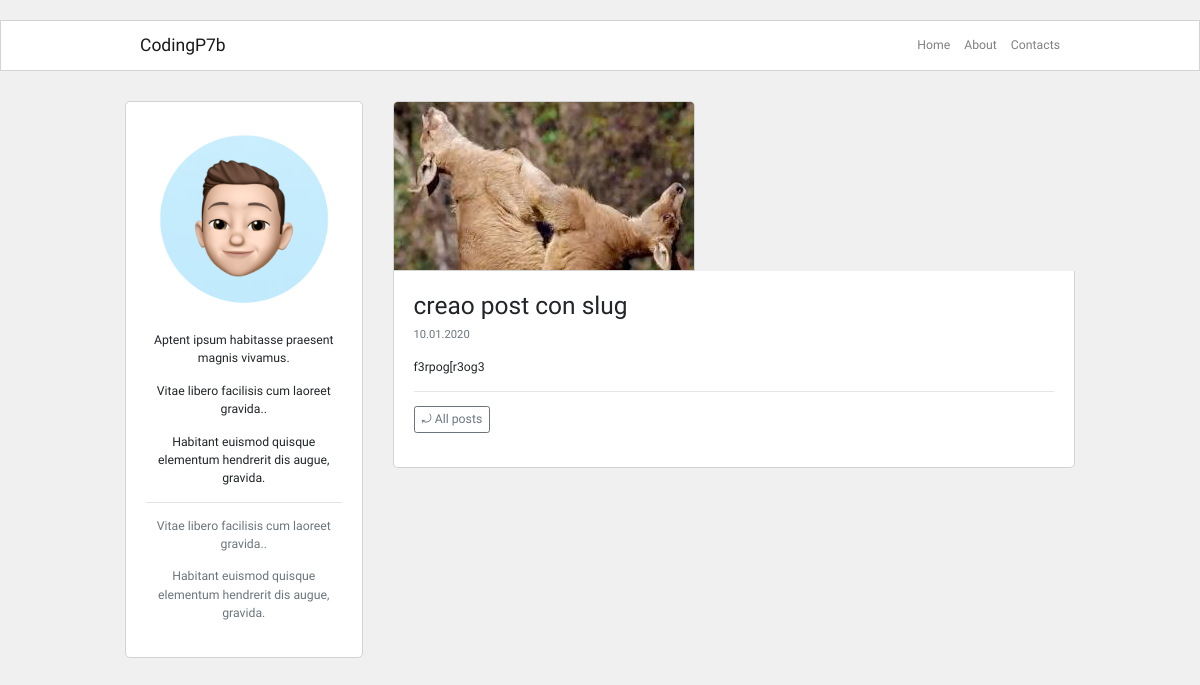
The app's page /posts/creao-post-con-slug-rvs3ou, older data.
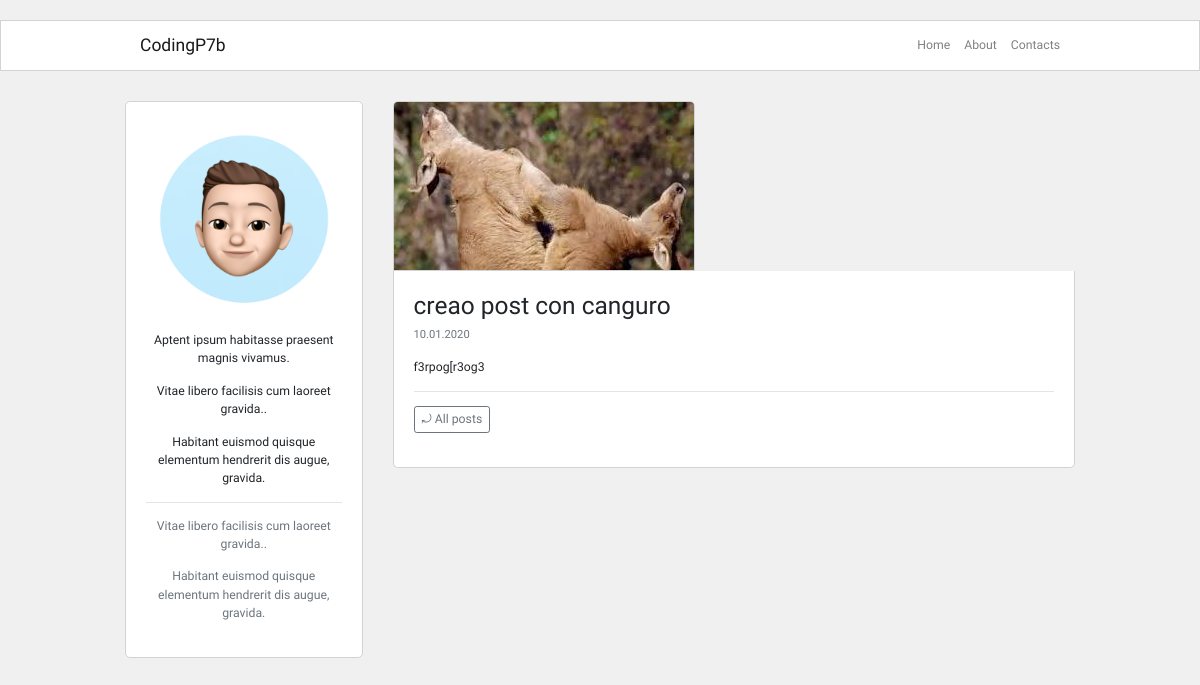
The same page, newer data.
### blog/models.py (models this page shows, shortened)
class Post(db.Model):
    id = db.Column(db.Integer, primary_key=True)
    user_id = db.Column(db.Integer, db.ForeignKey('user.id'), nullable=False)
    created_at = db.Column(db.DateTime, default=datetime.now)
    title = db.Column(db.String(120), nullable=False)
    description = db.Column(db.String(240))
    body = db.Column(db.Text(), nullable=False) # no string limits
    slug = db.Column(db.String(250))
    image = db.Column(db.String(120))

### blog/routes.py (the view)
@app.route("/posts/<string:post_slug>")
def post_detail(post_slug):  # adesso accetta lo slug
    post_instance = Post.query.filter_by(slug=post_slug).first_or_404()
    return render_template("post_detail.html", post=post_instance)

### blog/templates/post_detail.html (shortened to what this page needs)
{% extends 'base.html' %}
{% block content %}
<div class="container content-container">
    <div class="row no-gutters">
        <div class="col-md-9 order-md-2">
            {% if post.image %}
            <div class="post-image-block">
                <img class="img-fluid post-image" src="{{ url_for('static', filename='img/posts/' + post.image) }}" alt="">
            </div>
            <div class="post-page-block no-border-top">
            {% else %}
            <div class="post-page-block">
            {% endif %}
                <h3>{{ post.title }}</h3>
                <p class="p-small-two text-muted">
                    {{ post.created_at.strftime('%d.%m.%Y') }}
                </p>
                <p>
                    {{ post.body|markdown }}
                    <hr>
                    <a class="btn btn-sm btn-outline-secondary" href="{{ url_for('homepage') }}">⤾ All posts</a>
                </p>
            </div>
        </div>
        <div class="col-md-3 order-md-1">
            {%include 'about_me_snippet.html' %}
        </div>
    </div>
</div>
{% endblock %}

### blog/templates/base.html (shortened to what this page needs)
<!DOCTYPE html>
<html lang="en">
<head>
    <link rel="stylesheet" href="https://stackpath.bootstrapcdn.com/bootstrap/4.4.1/css/bootstrap.min.css"
>
    <link rel="stylesheet" href="{{ url_for('static', filename='blog.css') }}">
</head>
<body>
    <nav class="navbar navbar-expand-lg navbar-light navbar-bg-white">
        <div class="container navbar-container" >
            <a class="navbar-brand" href="{{ url_for('homepage') }}">CodingP7b</a>
            <div class="collapse navbar-collapse" id="navbarSupportedContent">
                <div class="navbar-nav ml-auto">
                    <a class="nav-item nav-link{% if request.path == '/'%} active{% endif%}" href="{{ url_for('homepage') }}">Home <span class="sr-only">(current)</span></a>
                    <a class="nav-item nav-link{% if request.path == '/about'%} active{% endif%}" href="{{ url_for('about') }}">About</a>
                    <a class="nav-item nav-link{% if request.path == '/contact'%} active{% endif%}" href="{{ url_for('contact') }}">Contacts</a>
                </div>
            </div>
        </div>
    </nav>
    {% block content %}
    {% endblock %}
</body>
</html>

### blog/templates/about_me_snippet.html
<div class="about-snippet-block text-center">
    <img class="img-fluid" withd="150" src="{{ url_for('static', filename='img/p7b.png') }}" alt="">
    <div class="mt-3">
        <p class="p-small-one">Aptent ipsum habitasse praesent magnis vivamus.</p>
        <p class="p-small-one">Vitae libero facilisis cum laoreet gravida..</p>
        <p class="p-small-one">Habitant euismod quisque elementum hendrerit dis augue, gravida.</p>
        <hr>
        <p class="p-small-one text-muted">Vitae libero facilisis cum laoreet gravida..</p>
        <p class="p-small-one text-muted">Habitant euismod quisque elementum hendrerit dis augue, gravida.</p>
    </div>
</div>

### blog/static/blog.css (style rules this page uses)
html, body { font-family: 'Raleway', sans-serif; font-size: 0.875rem; padding: 10px 0px 10px 0px; background-color: #f0f0f0; }
.navbar-bg-white { background-color: white; border: 1px solid #d3d3d3; }
.navbar-container { max-width: 950px; }
.content-container { max-width: 950px; margin-top: 30px; margin-bottom: 30px; padding: 0px; }
.about-snippet-block { background-color: #fff; border: 1px solid #d3d3d3; border-radius: 5px; padding: 20px; }
.post-page-block { background-color: #fff; border: 1px solid #d3d3d3; border-radius: 5px; padding: 20px; margin-bottom: 30px; }
.no-border-top { border-top: 0; border-top-right-radius: 0; border-top-left-radius: 0; }
.post-image { border: 1px solid #d3d3d3; border-top-right-radius: 5px; border-top-left-radius: 5px; }
.p-small-one { font-size: 0.875rem; }
.p-small-two { font-size: 0.800rem; }
@media (min-width: 768px) { .post-page-block { margin-left: 30px; } }
@media (min-width: 768px) { .post-image-block { margin-left: 30px; } }
@media (min-width: 768px) { .nav-link { padding-right: 0px !important; padding-left: 1rem !important; } }

Row changes from the older to the newer data that the page shows:
changed Post "f3rpog[r3og3": title "creao post con slug" → "creao post con canguro"
